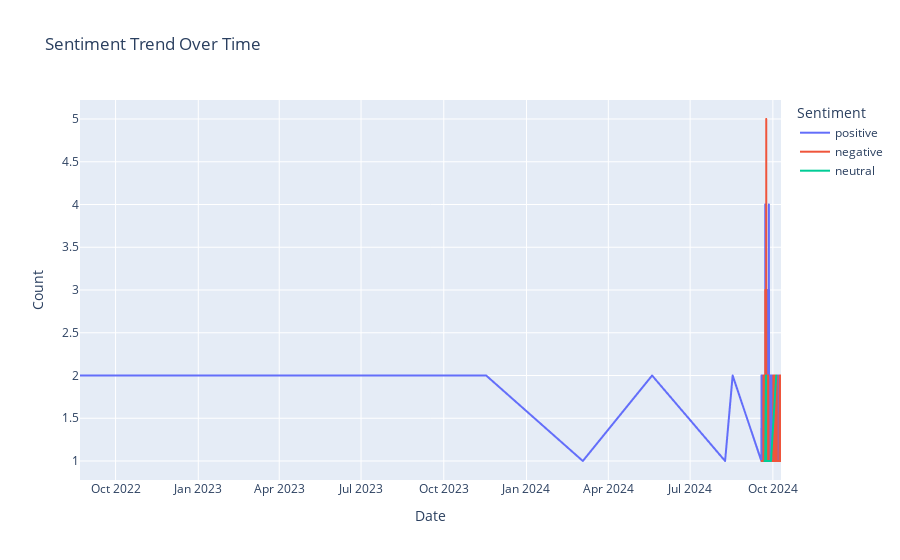

Notebook source saved alongside this figure:
### Markdown cell above
# Sentiment Trend Over Time

### Code cell
# Trend Analysis by Date using plotly
df['timestamp'] = pd.to_datetime(df['timestamp'])
sentiment_trend = df.groupby(['timestamp', 'sentiment_label']).size().reset_index()
sentiment_trend.columns = ['Date', 'Sentiment', 'Count']

fig = px.line(sentiment_trend, x='Date', y='Count', color='Sentiment', title='Sentiment Trend Over Time')
fig.show()

### Figure 1 — Plotly figure (JSON) as saved in the notebook; plotly's stock layout.template omitted (floating-point values rounded to 4 significant figures; data arrays with more than 128 entries replaced by an {"elided": "..."} marker saying what was removed)
{"data": [{"hovertemplate": "Sentiment=positive<br>Date=%{x}<br>Count=%{y}<extra></extra>", "legendgroup": "positive", "line": {"color": "#636efa", "dash": "solid"}, "marker": {"symbol": "circle"}, "mode": "lines", "name": "positive", "showlegend": true, "x": {"elided": "692 str values"}, "xaxis": "x", "y": {"elided": "692 int values"}, "yaxis": "y", "type": "scattergl"}, {"hovertemplate": "Sentiment=negative<br>Date=%{x}<br>Count=%{y}<extra></extra>", "legendgroup": "negative", "line": {"color": "#EF553B", "dash": "solid"}, "marker": {"symbol": "circle"}, "mode": "lines", "name": "negative", "showlegend": true, "x": {"elided": "379 str values"}, "xaxis": "x", "y": {"elided": "379 int values"}, "yaxis": "y", "type": "scattergl"}, {"hovertemplate": "Sentiment=neutral<br>Date=%{x}<br>Count=%{y}<extra></extra>", "legendgroup": "neutral", "line": {"color": "#00cc96", "dash": "solid"}, "marker": {"symbol": "circle"}, "mode": "lines", "name": "neutral", "showlegend": true, "x": ["2024-09-21T15:44:00+00:00", "2024-09-22T08:38:00+00:00", "2024-09-22T12:53:00+00:00", "2024-09-23T06:34:00+00:00", "2024-09-23T11:22:00+00:00", "2024-09-23T11:28:00+00:00", "2024-09-23T11:29:00+00:00", "2024-09-24T09:13:00+00:00", "2024-09-25T09:56:00+00:00", "2024-09-26T13:28:00+00:00", "2024-09-28T12:42:00+00:00", "2024-09-28T16:49:00+00:00", "2024-09-28T21:22:00+00:00", "2024-10-04T17:37:00+00:00"], "xaxis": "x", "y": [1, 1, 1, 2, 2, 1, 1, 1, 1, 1, 1, 1, 1, 2], "yaxis": "y", "type": "scattergl"}], "layout": {"xaxis": {"anchor": "y", "domain": [0.0, 1.0], "title": {"text": "Date"}}, "yaxis": {"anchor": "x", "domain": [0.0, 1.0], "title": {"text": "Count"}}, "legend": {"title": {"text": "Sentiment"}, "tracegroupgap": 0}, "title": {"text": "Sentiment Trend Over Time"}}}
